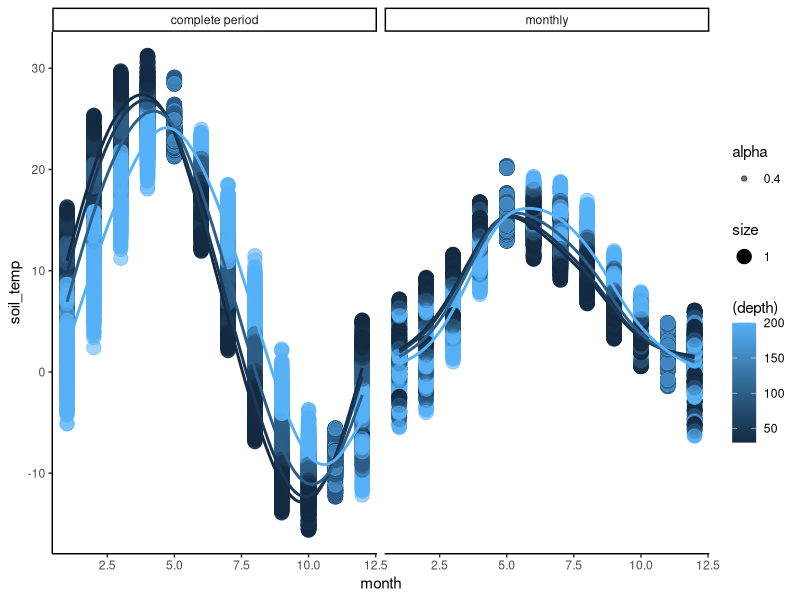
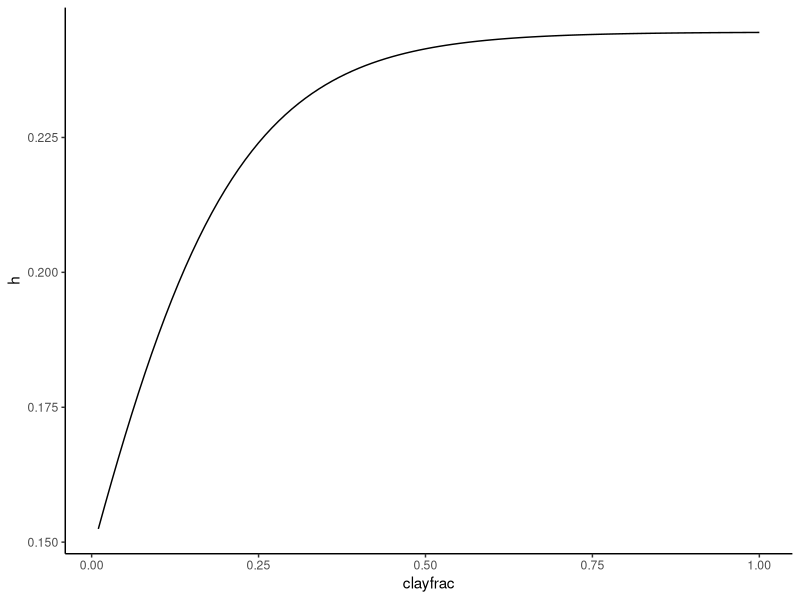
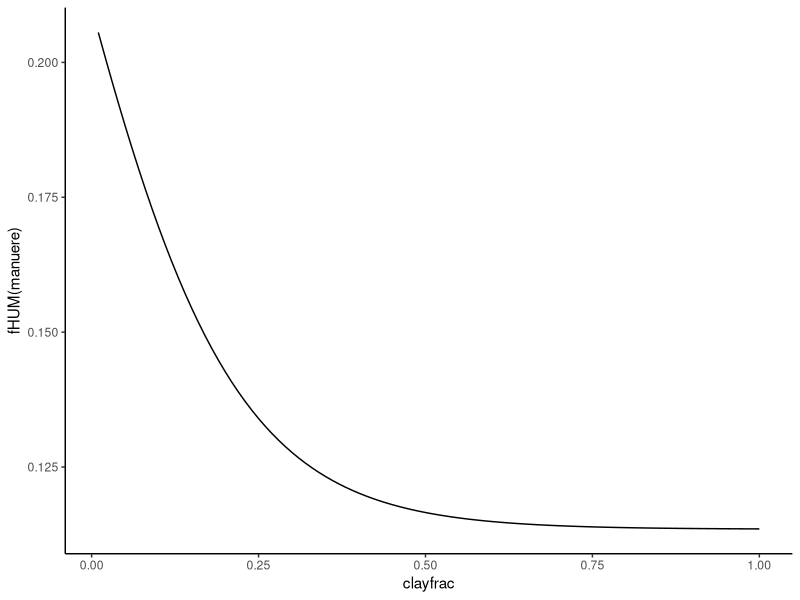

Generate these figures, in order, with R: (Note: this script raises an error after producing the figures.)
library(tidyverse)

# I. Inputs ----

## Temperature ----
temperatures <- read.table("InputFiles/temp55years.txt")
colnames(temperatures) <- c("temp_m")
head(temperatures)

temp_minmax <- read.table("InputFiles/temp_ranges_foulum.txt", header = T) |> 
  mutate(temp_amp =max-min) 

## Soil ----
soil <- as.data.frame(readLines("InputFiles/input.txt"))
colnames(soil) <- c("vect")

paramtype <- c(rep("soilInit",9),
               rep("crop",10),
               rep("manure",11),
               rep("C14_crop",11),
               rep("C14_manure",12),
               rep("fom", 6))

soil_df <- soil |> 
  separate(vect, sep = "\t", into = c("soilparam","value")) |> 
  dplyr::mutate(soilparam = paste(soilparam, paramtype, sep="_")) |> 
  pivot_wider(names_from = "soilparam", 
              values_from = "value") |>   
  dplyr::select(!starts_with("[") & where(~!any(is.na(.)))) |> 
  dplyr::select(where(~!any(is.na(.)))) |> 
  mutate_if(is.character, as.numeric)


## C inputs ----

cinp <- read.table("InputFiles/data.txt", sep = "\t", header= TRUE)

colnames(cinp) <-c("year",
                   "Cinp_plant_top","Cinp_plant_sub",
                   "Cinp_Cmanure", "C14plant","C14manure")

# 2. functions ----

# temperature dependence
# modifying decomposition as function of monthly temperatures 

#https://open.library.okstate.edu/rainorshine/chapter/13-4-sub-surface-soil-temperatures/


temperature <- #function(depth, temp_m, temp_amp, month) {
  function(j) {
    #browser()
    # depth in meters#
    z = as.numeric(j["depth"]) / 2 * 0.01 
    
    #temporal position in daily bases setted as the last day of each month
    julianDay = as.numeric(j["month"]) * 30.4166
    
    t = (julianDay + soil_df$offset_soilInit)
    
    #soil thermal difussivity 
    #see https://doi.org/10.1016/j.biosystemseng.2017.06.011
    #dependent on soil moisture
    # this is m2/day 0.35e-6 if m2/s per second*3600*24
    
    Th_diff <-
      as.numeric(j["th_diff"]) 
    
    #angular frequency
    # here the cycle is daily for secondly cycles (365 * 24 * 3600) 
    rho <-
      3.1415926 * 2 /365
    
    # Damping depth here in m
    D <- sqrt(2 * Th_diff / rho)
    
    # here monthly daily average temperature 
    T_ave <- as.numeric(j["temp_m"])
    
    # here monthly daily range of temperature
    A_0 <- as.numeric(j["temp_amp"])
    
    # Soil temperature at t days and z depth in m Montein and Unsworth 
    T_zt <-
      T_ave + A_0 * exp(-z / D) * sin(rho * t - z / D)
    
    # temp coefficient uniti at 10 C¤
    tempCoefficient <-
      7.24 * exp(-3.432 + 0.168 * T_zt * (1 - 0.5 * T_zt / 36.9))
    
    
    data.frame("tempCoefficient" = tempCoefficient,
               "soil_temp" = T_zt
)
  }


temperature_bis <- #function(depth, temp_m, temp_amp, month) {
  function(j) {
    #browser()
    
    # depth in meters#
    D = as.numeric(j["depth"]) / 2 * 0.01 
    
    #temporal position in secondly bases setted as the last day of each month
    julianDay = as.numeric(j["month"]) * 30.4166
    
    t = (julianDay + soil_df$offset_soilInit)*24*3600
    
    #soil thermal conductivity different from diffusivity

    # this is m2/s per second*3600*24 by defect 8e-7
   
    a <- 8e-7
    #as.numeric(j["th_cond"]) 
    
    #osilation time in seconds 
    # here is secondly cycles (365 * 24 * 3600) 
    t_0 <-3.15e-7
    
    # here yearly average temperature 
    T_mean <- as.numeric(j["temp_m"])
    
    # here monthly daily range of temperature
    T_xf <- t-D*sqrt(t_0/4*a*3.1415926)
    
    # Soil temperature at t days and z depth in m Montein and Unsworth 
    
    #
    T_zt_bis <-
      T_mean + (T_xf-T_mean) * exp(-D* sqrt(3.1415926*a*t_0))
    
    # temp coefficient uniti at 10 C¤
    
    tempCoefficient_bis <-
      7.24 * exp(-3.432 + 0.168 * T_zt_bis * (1 - 0.5 * T_zt_bis / 36.9))
    
    
    data.frame("tempCoefficient_bis" = tempCoefficient_bis,
               "soil_temp_bis"=T_zt_bis)
  }

# tcoeff_df <- rbind(
#   data.frame(
#     temperatures,
#     "temp_amp" = as.numeric(rep(temp_minmax$temp_amp, 55)),
#     "month" = as.numeric(rep(seq(1, 12, 1), 55)),
#     "depth" = 25,
#     "amplitude"="variable monthly"
#   ),
#   data.frame(
#     temperatures,
#     "temp_amp" = as.numeric(rep(temp_minmax$temp_amp, 55)),
#     "month" = as.numeric(rep(seq(1, 12, 1), 55)),
#     "depth" = 100,
#     "amplitude"="variable monthly"
#   ),
#   data.frame(
#     temperatures,
#     "temp_amp" = as.numeric(max(temperatures)-min(temperatures)),
#     "month" = as.numeric(rep(seq(1, 12, 1), 55)),
#     "depth" = 25,
#     "amplitude"="complete period"
#   ),
#   data.frame(
#     temperatures,
#     "temp_amp" = as.numeric(max(temperatures)-min(temperatures)),
#     "month" = as.numeric(rep(seq(1, 12, 1), 55)),
#     "depth" = 100,
#     "amplitude"="complete period"
#   )
# ) 

#thermal diffusivity m2/d

th_diff <- data.frame(
  "soil" = c(paste("JB", seq(1, 9, 1)), "defect"),
  "th_diff" = c(
    0.073,0.061452, 0.073,0.056484, 0.054,0.051516,
    0.049032, 0.046548,0.044064,0.035
  ))
             
             
df_temp <- expand_grid(
  
  data.frame(
    "temp_m"=rep(temperatures$temp_m,2),#[1:120, ],[1:12,]
    "month" = as.numeric(rep(seq(1, 12, 1), 55)),
    "temp_amp" = c(as.numeric(rep((temp_minmax$temp_amp),55)),
                 rep(as.numeric(max(temperatures)-min(temperatures)),12*55)
                 ),
  "amplitude" = c(rep("monthly",55*12), rep("complete period",55*12))),
  th_diff,
  "depth" = c(50, 30,100, 200))

tcoeff_example <- cbind(df_temp,
                        do.call("rbind", apply(df_temp, 1, temperature)))

tcoeff_example2 <- cbind(df_temp,
                        do.call("rbind", apply(df_temp, 1, temperature_bis)))

tcoeff_example |>
#filter(soil=="defect") |> 
ggplot(aes(y=soil_temp, #soil_temp,
           x=month, 
           col=(depth),
           )) +
  geom_point(aes(col=depth, alpha=0.4, size=1))+
  geom_smooth(aes(group=(depth)), se=FALSE) + 
  #geom_abline(slope = 1, intercept = c(0,0))+
  facet_grid(soil~amplitude)+
  facet_grid(.~amplitude)+
  theme_classic()

cor(tcoeff_example$soil_temp, tcoeff_example$temp_m)

#hist(tcoeff_example$tempCoefficient)

# turnover
# decay rate modified by temperature
# C decay in each pool  

decay <- function(amount, k, tempCoefficient ){
  amount = amount_t * (-k * tempCoefficient)
  amount
}

# humification coeficcient as function of clay content
# k_hum

humification <- function(clayfrac) {
  R= 1.67 * (1.85 + 1.6 * exp(-7.86 * clayfrac))
  h= 1/(R+1)
  
  h
}

clayfrac=seq(0.01,1,0.01)

data.frame("h" = do.call(rbind, lapply(clayfrac, humification)),
           "clayfrac" = clayfrac) |>
  ggplot(aes(y=h, x=clayfrac)) + geom_line() + theme_classic()
 

data.frame("h" = do.call(rbind, lapply(clayfrac, humification)),
           "clayfrac" = clayfrac) |>
  ggplot(aes(y=1.358-1-h, x=clayfrac)) + 
    geom_line() + 
    ylab("fHUM(manuere)")+
    theme_classic()



# inmovilization proportion as a function of C/N relation

CN <- function(cn){
  CNfraction=min(56.2*cn^(-1.69),1)
  
  CNfraction
}

cn=seq(8,30,0.5)

data.frame("cnfrac" = do.call(rbind, lapply(cn, inmovilization)),
           "cn" = cn) |>
  ggplot(aes(y=cnfrac, x=cn)) + geom_line() + theme_classic()

# Runge-Kutta function

Rk4decay <- function(t0, u0, dt, k, tempCoefficient) {
  
  tempCoefficient=tempdependence(temp_m)
  
  f1 <- funcRk4step(t0, u0, k, tempCoefficient)
  f2 <- funcRk4step(t0 + dt / 2, u0 + dt * f1 / 2, k, tempCoefficient)
  f3 <- funcRk4step(t0 + dt / 2, u0 + dt * f2 / 2, k, tempCoefficient)
  f4 <- funcRk4step(t0 + dt, u0 + dt * f3, k, tempCoefficient)
  
  u1 <- u0 + dt * (f1 + 2 * f2 + 2 * f3 + f4) / 6
  return(u1)
}

funcRk4step <- function(time, amount, k, tempCoefficient) {
  value <- amount * -k * tempCoefficient
  return(value)
}

# decomposition of FOM

DecompositionFom <-
  function(fomc,
           FOMdecompositionrate,
           tF,
           humification,
           humc,
           WITH_TRANSPORT,
           C14,
           DecayRate,
           transportFile) {
    
    fomcLeft <- rep(0, length(fomc))
    output <- rep(0, 4)
    CO2output <- rep(0, length(fomc))
    
    for (j in 1:length(fomc)) {
      depthInLayer <- DepthInLayer(j)
      
      substract <- 0
      if (C14 == TRUE)
        substract <- DecayRate * fomc[j]
      tempCofficent <-
        TemperatureCoefficent(Temperature(depthInLayer))
      
      FomAfterDecom <-
        Rk4decay(julianDay * t, fomc[j], t, FOMdecompositionrate, tempCofficent) - substract
      
      fomcLeft[j] <- fomcLeft[j] + FomAfterDecom
      fomc[j] <- fomc[j] - FomAfterDecom
      
      toLowerLayer <- 0
      inCorrentLayer <- 0
      
      if (WITH_TRANSPORT == TRUE) {
        toLowerLayer <- fomc[j] * tF
        inCorrentLayer <- fomc[j] * (1 - tF)
      }
      
      if (j != length(fomc))
        fomcLeft[j + 1] <- fomcLeft[j + 1] + toLowerLayer
      else
        fomcLeft[j] <- fomcLeft[j] + toLowerLayer
      
      fomc[j] <- inCorrentLayer
      
      CO2 <- fomc[j] * (1 - humification)
      humificationAmount <- fomc[j] * humification
      fomc[j] <- fomc[j] - CO2 - humificationAmount
      humc[j] <- humc[j] + humificationAmount
      CO2output[j] <- CO2
      
      if (j == 1)
        transportFile <- toLowerLayer
    }
    
    fomc <- fomcLeft
    
    return(CO2output)
  }



# 3. starting soil conditions and rates constants in time ----

extraCarbon <-  soil_df$`Amended C_soilInit` / 12
#CNfraction <- soil_df$`C/N_soilInit`

Cproptop <- 0.47

startCAmount_top <- soil_df$`Initial C(t/ha)_soilInit` * Cproptop
startCAmount_sub <- soil_df$`Initial C(t/ha)_soilInit` * 1-Cproptop


humcPlant_top <-
  startCAmount_top * soil_df$PupperLayer_soilInit * inmovilization(soil_df$`C/N_soilInit`)
romcPlant_top <- startCAmount_top - humcPlant_top
humcPlant_sub <-
  startCAmount_sub * soil_df$PLoweLayer_soilInit * inmovilization(soil_df$`C/N_soilInit`)
romcPlant_sub <- startCAmount_sub - humcPlant_sub
humificationPlant <- humification(soil_df$clayfraction_crop)

# 4. general turnover flow ----
# plantinputs

fom_add_plant_top <- cinp$Cinp_plant_top[i]
# mnure 
fom_add_predecomp_top <- cinp$Cinp_Cmanure[i] - fHUM*cinp$cinp$Cinp_Cmanure[i]

hum_add <- fHUM*cinp$Cinp_plant_top[i]

#kFOM should be affected by temp 

tempCofficent <- tempdependence()

kFOM <- soil_df$FOMdecompositionrate_crop*tempCofficent

fom_decomp <- (fomprev+fom_add_plant_top)*kFOM

fom_toLowerLayer<- fom_afte_fomdecomp*soil_df$tF_crop




# # Assuming Data.Values is a data frame in R containing the necessary values
# 
# # Initialize data frames to store the results
# co2_results <- data.frame(matrix(NA, nrow = nrow(cinp), ncol = 6))
# total_amount <- data.frame(matrix(NA, nrow = nrow(cinp), ncol = 14))
# transport_results <- data.frame(matrix(NA, nrow = nrow(cinp), ncol = 3))
# 
# # Loop through each data row in Data.Values
# for (i in 1:nrow(cinp)) {
#   dataYearValues <- cinp[i, ]
#   julianDay <- 0
#   
#   # Loop through each month (1 to 12)
#     
#   # Implement the region-specific calculations for different months (if conditions)
#     # ...  
#   for (month in 1:12) {
#     julianDay <- month * 30.4166
# 
#     
#   # Calculate the values using the appropriate functions for DecompositionFom, DecompositionHum, and DecompositionRom
#    #co2FomPlant = DecompositionFom(ref fomcPlant, Variables.FOMdecompositionratePlant, Variables.TFPlant, humificationPlant, ref humcPlant, WITH_TRANSPORT, false, 0, ref transportFomPlant);
#     
#     # Store the results in the corresponding data frames
#     co2_results[i, ] <- c(co2FomPlant[1], co2FomPlant[2], co2HumPlant[1], co2HumPlant[2], co2RomPlant[1], co2RomPlant[2])
#     total_amount[i, ] <- c(fomcPlant[1], humcPlant[1], romcPlant[1], fomcManure[1], humcManure[1], romcManure[1], fomcPlantC14[1], humcPlantC14[1], romcPlantC14[1], fomcManureC14[1], humcManureC14[1], romcManureC14[1], (fomcPlantC14[1] + humcPlantC14[1] + romcPlantC14[1] + fomcManureC14[1] + humcManureC14[1] + romcManureC14[1]) / (fomcPlant[1] + humcPlant[1] + romcPlant[1] + fomcManure[1] + humcManure[1] + romcManure[1]) * 100, (fomcPlant[1] + humcPlant[1] + romcPlant[1] + fomcManure[1] + humcManure[1] + romcManure[1]))
#     transport_results[i, ] <- c(transportFomPlant + transportFomManure, transportHumPlant + transportHumManure, transportRomPlant + transportRomManure)
#     
#     # Increment temperatureValuePosition (if necessary)
#     # ...
#   }
# }
# 
# # If Mode.Value == 2, co2_results, total_amount, and transport_results will contain the final results for each month
# # If Mode.Value == 3, use co2_results, total_amount, and transport_results to create corresponding data frames or tables as needed
# 
# 
# 
# # transport vertical ----
# 
# inptop <- cinp[1,]
# 
# # topsoil




